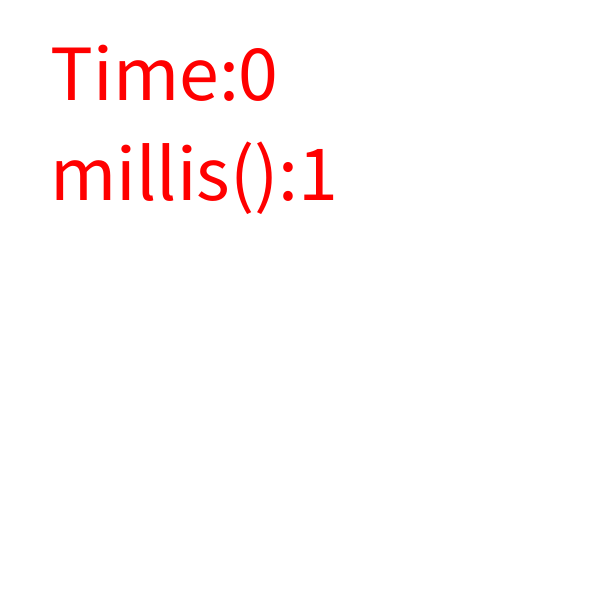
Frame 1 (no input)
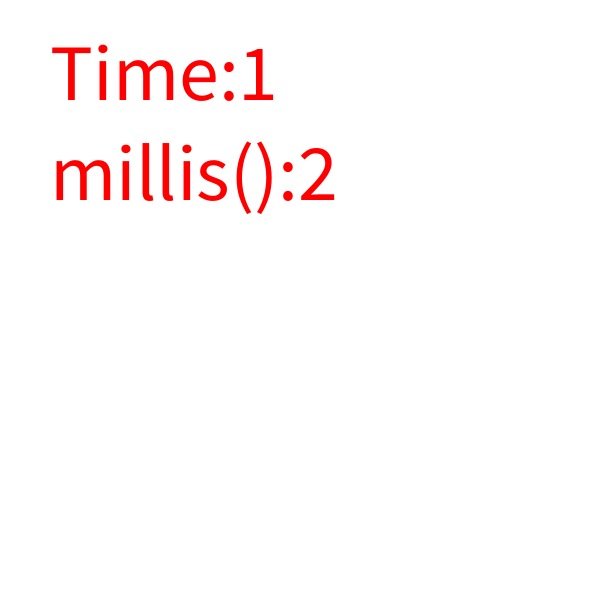
Frame 60 (the mouse pressed at the canvas centre just before this capture)
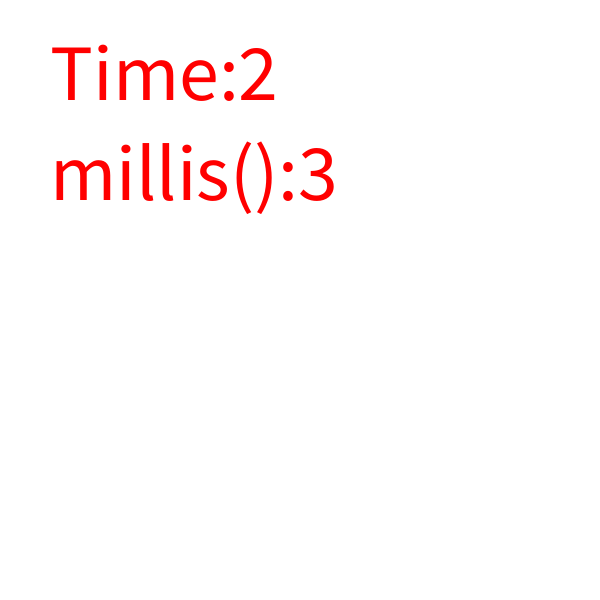
Frame 120 (the mouse held since frame 60 and released just before this capture)

The Processing sketch that drew these frames (run headless with seeded random() and noise(); from frame 60 on, the mouse is pressed at the canvas centre):

// Processing sketch: step01_4_millis_divide_1000
// ── step01_4_millis_divide_1000.pde
void setup()
{
  size(600,600);
  fill(255,0,0);
  textSize(80);
}
void draw()
{
  background(255);//白
  text("Time:"+frameCount/60, 50,100);//不準
  text("millis():"+millis()/1000,50,200);//準
}//每秒60frame,過了幾個frame
//kilo- meter centi- milli- millis千分之1秒
//km    m     cm     mm
//kg    g            mg
